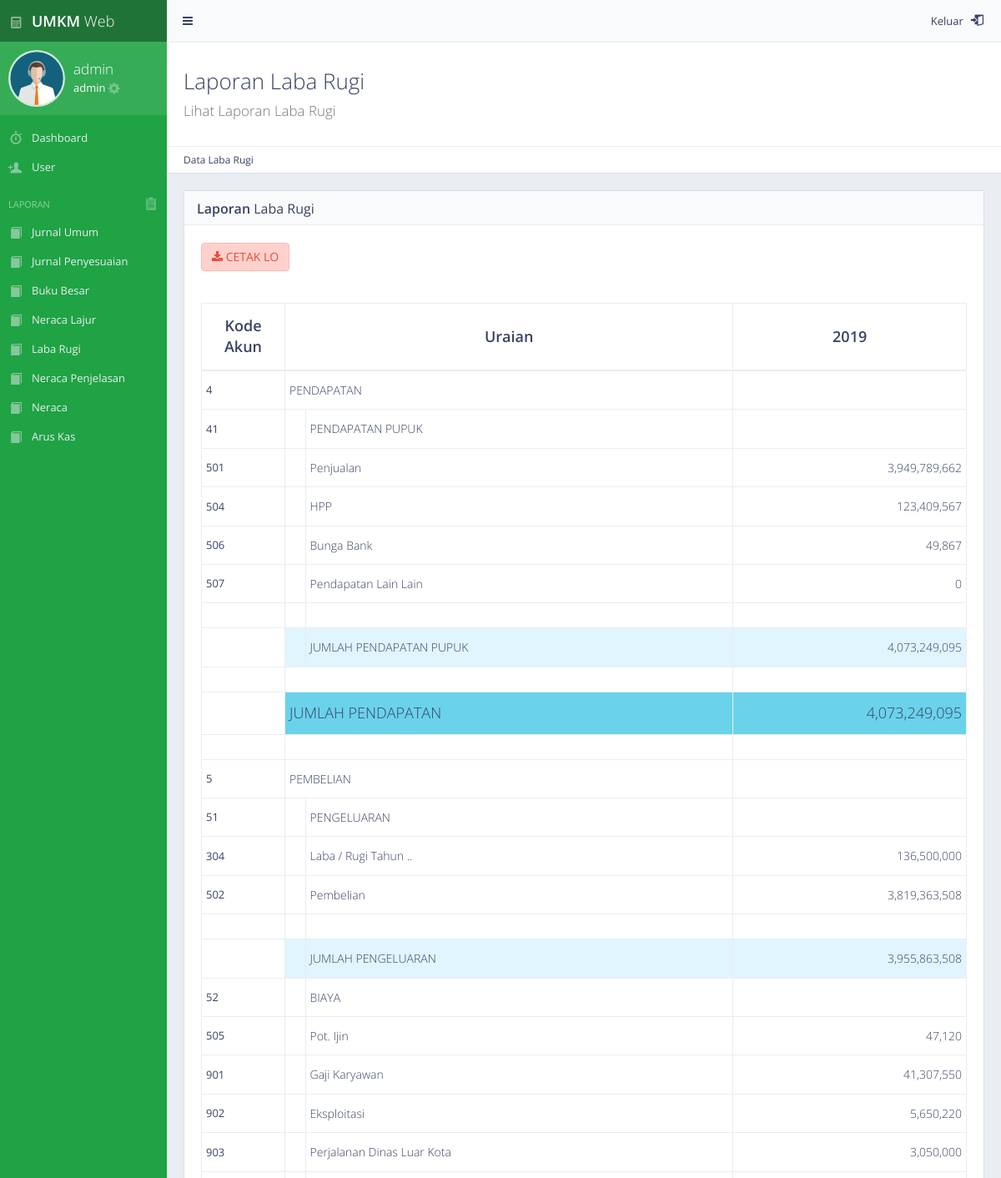
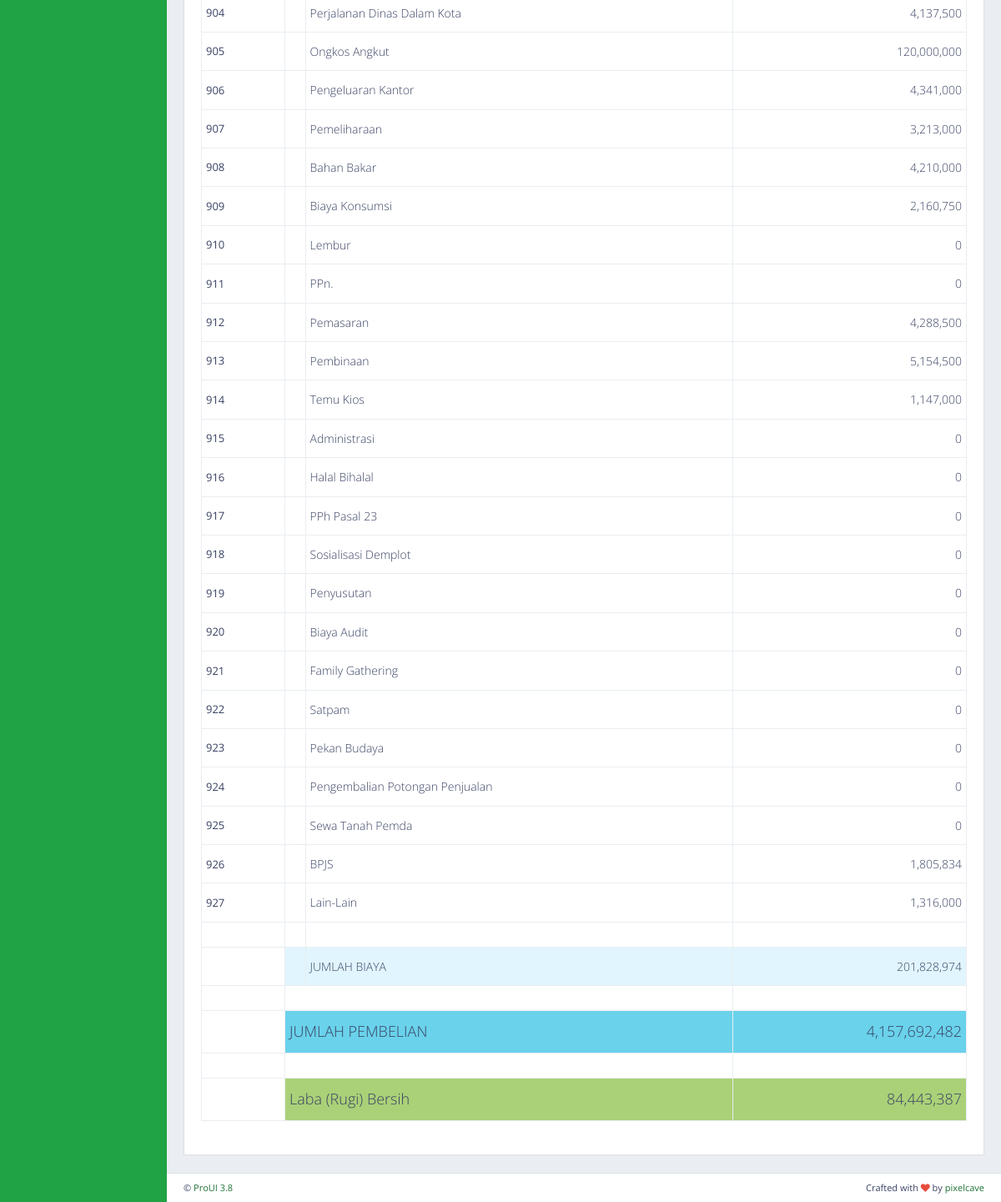
The page /akuntansi/admin_data_labarugi.php (signed in) on the database its author committed (2 pictures, top to bottom).
### tables this page shows
CREATE TABLE `kategori` (
  `nokategori` int(2) DEFAULT NULL,
  `namakategori` varchar(25) DEFAULT NULL
);

CREATE TABLE `subkategori` (
  `idkategori` int(11) NOT NULL AUTO_INCREMENT,
  `laporan` varchar(50) NOT NULL,
  `kategori` int(11) NOT NULL,
  `idsubkategori` int(5) DEFAULT NULL,
  `subkategori` varchar(50) NOT NULL,
  PRIMARY KEY (`idkategori`)
);

CREATE TABLE `akun` (
  `idakun` int(11) NOT NULL AUTO_INCREMENT,
  `kodeakun` varchar(25) NOT NULL,
  `namaakun` text NOT NULL,
  `posisi` enum('debit','kredit','','') NOT NULL,
  `laporan` varchar(20) NOT NULL,
  `neraca` varchar(12) NOT NULL,
  `aruskas` enum('no','Penerimaan','Pengeluaran') NOT NULL,
  PRIMARY KEY (`idakun`)
);

CREATE TABLE `bukubesar` (
  `idbb` int(11) NOT NULL AUTO_INCREMENT,
  `skpd` varchar(100) DEFAULT NULL,
  `kodeakun` varchar(25) DEFAULT NULL,
  `namaakun` text,
  `tgl` date DEFAULT NULL,
  `uraianbb` text,
  `ref` varchar(25) DEFAULT NULL,
  `debit` double(20,2) DEFAULT '0.00',
  `kredit` double(20,2) DEFAULT '0.00',
  `saldo` double(20,2) NOT NULL DEFAULT '0.00',
  `idtrx` int(11) NOT NULL,
  PRIMARY KEY (`idbb`)
);

### akuntansi/admin_data_labarugi.php (the view, shortened to what this page needs)
<?php session_start();
include 'koneksi.php';
if(empty(@$_SESSION['username'])){
        header("Location:login.php");
}else{
?>
<!DOCTYPE html>
 <html class="no-js" lang="en">
    <head>
        <link rel="stylesheet" href="css/bootstrap.min.css">
        <link rel="stylesheet" href="css/plugins.css">
        <link rel="stylesheet" href="css/main.css">
        <link rel="stylesheet" href="css/themes.css">
    </head>
 <body>
        <div id="page-wrapper">
            <div id="page-container" class="sidebar-partial sidebar-visible-lg sidebar-no-animations">
                 <?php
                include "sidebar/sidebar_admin.php";
				?>
                <div id="main-container">
                  <?php
					include "sidebar/header.php";
					?>
                  <div id="page-content">
					<div class="content-header">
                            <div class="header-section">
                                <h1>
                                    <i class=""></i>Laporan Laba Rugi<br><small>Lihat Laporan Laba Rugi</small>
                                </h1>
                            </div>
							</div>
						<ul class="breadcrumb breadcrumb-top">
							<li>Data Laba Rugi</li>
                        </ul>
                        <div class="block full">
                            <div class="block-title">
                                <h2><strong>Laporan</strong> Laba Rugi</h2>
                            </div>
								<a href="export_PDF_lo.php?user=<?php echo base64_encode($nim);?>&id=<?php echo base64_encode($idsoal);?>" title="Download" class="btn btn alert-danger">
								<i class="fa fa-download"></i> CETAK LO</i></a>
							<div class="table-responsive">
                                <?php
								$query2 = "select tgl from transaksi LIMIT 1";
								$result2 = mysqli_query($connect, $query2);
								$row = mysqli_fetch_assoc($result2);
								$date = date_parse_from_format("Y-m-d", $row['tgl']);
								$tgl = "$date[year]";
							?>
							<br>
							<br>
                            <table id="example-datatable" class="table table-vcenter table-condensed table-bordered">
                                <thead>
                                    <tr>
										<th class="text-center" width="100px">Kode Akun</th>
										<th class="text-center" colspan = "2">Uraian</th>
                                        <th class="text-center"><?php echo $tgl;?></th>
                                    </tr>
                                </thead>
                                <tbody>
<?php
$queryidkat = "SELECT kategori FROM subkategori WHERE laporan = 'Laporan laba rugi' GROUP BY kategori;";
$resultidkat = mysqli_query($connect, $queryidkat);
$numrows1 = mysqli_num_rows($resultidkat);
	if($numrows1 > 0){
		$xend = 0;
		while($rowidkat = mysqli_fetch_assoc($resultidkat)){
			$idkat = $rowidkat['kategori'];
			$querynamakat = "SELECT nokategori, UCASE(namakategori) as namakategori FROM kategori WHERE nokategori = '$idkat';";
			$resultnamakat = mysqli_query($connect, $querynamakat);
			while($rownamakat = mysqli_fetch_assoc($resultnamakat)){
				$namakat = $rownamakat['namakategori'];
				$idkat = $rownamakat['nokategori'];
?>
			<tr>
				<td><?php echo $idkat;?></td>
				<td colspan ="2"><h5><?php echo $namakat;?></h5></td>
				<td class="text-center"></td>
            </tr>
<?php
				$xkat = 0;
				$querynamasub = "SELECT idkategori, idsubkategori, UCASE(subkategori) AS subkategori FROM subkategori WHERE laporan = 'Laporan laba rugi' AND kategori = '$idkat' ORDER BY idsubkategori;";
				$resultnamasub = mysqli_query($connect, $querynamasub);
				while($rownamasub = mysqli_fetch_assoc($resultnamasub)){
					$idsubkat = $rownamasub['idsubkategori'];
					$subkat = $rownamasub['subkategori'];
					$idsub = $rownamasub['idkategori'];
?>
			<tr>
				<td><?php echo $idsubkat?></td>
				<td style="border-right:none;"></td>
				<td><h5><?php echo $subkat;?></h5></td>
				<td class="text-center"></td>
			</tr>
<?php
					$xsubkat = 0;
					$queryakun = "SELECT * FROM akun WHERE laporan = '$idsub' ORDER BY kodeakun;";
					$resultakun = mysqli_query($connect, $queryakun);
					while($rowakun = mysqli_fetch_assoc($resultakun)){
						$kodeakun = $rowakun['kodeakun'];
						$namaakun = $rowakun['namaakun'];
						$querytgl = "SELECT MAX(tgl) as tgl FROM bukubesar WHERE kodeakun = '$kodeakun'";
						$resultgl = mysqli_query($connect, $querytgl);
						$rowtgl = mysqli_fetch_assoc($resultgl);
						$tgl = $rowtgl['tgl'];
						$querysaldo = "SELECT saldo FROM bukubesar WHERE tgl = '$tgl' AND kodeakun = '$kodeakun'";
						$resultsaldo = mysqli_query($connect, $querysaldo);
						$rowsaldo = mysqli_fetch_assoc($resultsaldo);
						if($rowsaldo['saldo'] < 0){
							$saldo = $rowsaldo['saldo']*(-1);
						}else{
							$saldo = $rowsaldo['saldo'];
						}
?>
			<tr>
				<td><?php echo $kodeakun;?></td>
				<td style="border-right:none;"></td>
				<td><h5><?php echo $namaakun;?></h5></td>
				<td class="text-right"><h5><?php echo number_format($saldo)."";?></h5></td>
			</tr>
<?php
						$xsubkat = $saldo+$xsubkat;
					}
?>
			<tr>
				<td height="30px"></td>
				<td height="30px" style="border-right:none;"></td>
				<td height="30px"></td>
				<td height="30px"></td>
			</tr>
			<tr>
				<td></td>
				<td style="border-right:none;" bgcolor="#e1f5fe"></td>
				<td bgcolor="#e1f5fe"><h5>JUMLAH <?php echo $subkat;?></h5></td>
				<td class="text-right" bgcolor="#e1f5fe"><h5><?php echo number_format($xsubkat)."";?></h5></td>
			</tr>
<?php
					$xkat = $xkat+$xsubkat;
				}
?>
			<tr>
				<td height="30px"></td>
				<td height="30px" colspan="2"></td>
				<td height="30px"></td>
			</tr>
			<tr>
				<td></td>
				<td colspan="2" bgcolor="#6ad2eb"><h4>JUMLAH <?php echo $namakat;?></h4></td>
				<td class="text-right" bgcolor="#6ad2eb"><h4><?php echo number_format($xkat)."";?></h4></td>
			</tr>
			<tr>
				<td height="30px"></td>
				<td height="30px" colspan="2"></td>
				<td height="30px"></td>
			</tr>
<?php
				$xend = $xkat-$xend;
				$xenda = $xend;
		}
		}
?>
		<tr>
			<td></td>
			<td colspan="2" bgcolor="#aad178"><h4>
			Laba (Rugi) Bersih </h4></td>
			<td class="text-right" bgcolor="#aad178"><h4><?php echo number_format($xenda)."";?></h4></td>
		</tr>
<?php
	}
?>
                     </tbody>
                    </table>
                        </div>
                    </div>
				</div>
				 <?php
					include "sidebar/footer.php";
					?>
                </div>
            </div>
        </div>
    </body>
</html>
<?php
}
?>

### akuntansi/sidebar/sidebar_admin.php
<div id="sidebar">
    <div id="sidebar-scroll">
        <div class="sidebar-content">
            <a href="index_admin.php" class="sidebar-brand">
                <i class="gi gi-calculator"></i><span class="sidebar-nav-mini-hide"><strong>UMKM </strong>Web</span>
            </a>
        <div class="sidebar-section sidebar-user clearfix sidebar-nav-mini-hide">
            <div class="sidebar-user-avatar">
                <a><img src="img/admin.png" alt="avatar"></a>
            </div>
        <?php
            $query = "select * from admin where username = '".$_SESSION['username']."'";
            $result = mysqli_query($connect, $query);
            if($result) {
                while ($row = mysqli_fetch_row($result)){
                    $username = $row[0];
                    $nama = $row[2];
        ?>
            <div class="sidebar-user-name"> <?php echo $username ?></div>
            <div class="sidebar-user-links">
                <?php echo $nama ?> <a href="admin_profil.php?id=<?php echo $username ?>" class="enable-tooltip" data-placement="bottom" title="Settings"><i class="gi gi-cogwheel"></i></a>
            </div>
        </div>
			<?php
			}
			}
			?>
<ul class="sidebar-nav">
    <li>
        <a href="index_admin.php" ><i class="gi gi-stopwatch sidebar-nav-icon"></i><span class="sidebar-nav-mini-hide">Dashboard</span></a>
    </li>
    <li>
        <a href="admin_data_user.php" ><i class="gi gi-user_add  sidebar-nav-icon"></i><span class="sidebar-nav-mini-hide">User</span></a>
    </li>
    <li class="sidebar-header">
        <span class="sidebar-header-options clearfix"></i></a><a  data-toggle="tooltip" title="LIHAT DATA LAPORAN"><i class="gi gi-notes_2"></i></a></span>
        <span class="sidebar-header-title">LAPORAN</span>
    </li>
    <li>
        <a href="admin_data_jurnal_umum.php"><i class="hi hi-book sidebar-nav-icon"></i><span class="sidebar-nav-mini-hide">Jurnal Umum<span></a>
    </li>
    <li>
        <a href="admin_data_jurnal_penyesuaian.php"><i class="hi hi-book sidebar-nav-icon"></i><span class="sidebar-nav-mini-hide">Jurnal Penyesuaian<span></a>
    </li>
    <li>
        <a href="admin_data_buku_besar.php"><i class="hi hi-book sidebar-nav-icon"></i><span class="sidebar-nav-mini-hide">Buku Besar<span></a>
    </li>
     <li>
        <a href="admin_data_neraca.php"><i class="hi hi-book sidebar-nav-icon"></i><span class="sidebar-nav-mini-hide">Neraca Lajur<span></a>
    </li>
    <li>
    <li>
        <a href="admin_data_labarugi.php"><i class="hi hi-book sidebar-nav-icon"></i><span class="sidebar-nav-mini-hide">Laba Rugi<span></a>
    </li>
    <li>
        <a href="admin_data_neraca.php"><i class="hi hi-book sidebar-nav-icon"></i><span class="sidebar-nav-mini-hide">Neraca Penjelasan<span></a>
    </li>
    <li>
        <a href="admin_data_neraca.php"><i class="hi hi-book sidebar-nav-icon"></i><span class="sidebar-nav-mini-hide">Neraca<span></a>
    </li>
    <li>
        <a href="admin_data_aruskas.php"><i class="hi hi-book sidebar-nav-icon"></i><span class="sidebar-nav-mini-hide">Arus Kas<span></a>
    </li>
    </li>
</ul>
</div>
</div>
</div>

### rows shown on the page
kategori: nokategori "4", namakat "PENDAPATAN", xkat "4,073,249,095"
subkategori: idsubkategori "41", subkat "PENDAPATAN PUPUK", xsubkat "4,073,249,095"
akun: kodeakun "501", namaakun "Penjualan", bukubesar.saldo "3,949,789,662"
akun: kodeakun "504", namaakun "HPP", bukubesar.saldo "123,409,567"
akun: kodeakun "506", namaakun "Bunga Bank", bukubesar.saldo "49,867"
akun: kodeakun "507", namaakun "Pendapatan Lain Lain", saldo "0"
kategori: nokategori "5", namakat "PEMBELIAN", xkat "4,157,692,482"
subkategori: idsubkategori "51", subkat "PENGELUARAN", xsubkat "3,955,863,508"
akun: kodeakun "304", namaakun "Laba / Rugi Tahun ..", bukubesar.saldo "136,500,000"
akun: kodeakun "502", namaakun "Pembelian", bukubesar.saldo "3,819,363,508"
subkategori: idsubkategori "52", subkat "BIAYA", xsubkat "201,828,974"
akun: kodeakun "505", namaakun "Pot. Ijin", bukubesar.saldo "47,120"
akun: kodeakun "901", namaakun "Gaji Karyawan", bukubesar.saldo "41,307,550"
akun: kodeakun "902", namaakun "Eksploitasi", bukubesar.saldo "5,650,220"
akun: kodeakun "903", namaakun "Perjalanan Dinas Luar Kota", bukubesar.saldo "3,050,000"
akun: kodeakun "904", namaakun "Perjalanan Dinas Dalam Kota", bukubesar.saldo "4,137,500"
akun: kodeakun "905", namaakun "Ongkos Angkut", bukubesar.saldo "120,000,000"
akun: kodeakun "906", namaakun "Pengeluaran Kantor", bukubesar.saldo "4,341,000"
akun: kodeakun "907", namaakun "Pemeliharaan", bukubesar.saldo "3,213,000"
akun: kodeakun "908", namaakun "Bahan Bakar", bukubesar.saldo "4,210,000"
akun: kodeakun "909", namaakun "Biaya Konsumsi", bukubesar.saldo "2,160,750"
akun: kodeakun "910", namaakun "Lembur", saldo "0"
akun: kodeakun "911", namaakun "PPn.", saldo "0"
akun: kodeakun "912", namaakun "Pemasaran", bukubesar.saldo "4,288,500"
akun: kodeakun "913", namaakun "Pembinaan", bukubesar.saldo "5,154,500"
akun: kodeakun "914", namaakun "Temu Kios", bukubesar.saldo "1,147,000"
akun: kodeakun "915", namaakun "Administrasi", saldo "0"
akun: kodeakun "916", namaakun "Halal Bihalal", saldo "0"
akun: kodeakun "917", namaakun "PPh Pasal 23", saldo "0"
akun: kodeakun "918", namaakun "Sosialisasi Demplot", saldo "0"
akun: kodeakun "919", namaakun "Penyusutan", saldo "0"
akun: kodeakun "920", namaakun "Biaya Audit", saldo "0"
akun: kodeakun "921", namaakun "Family Gathering", saldo "0"
akun: kodeakun "922", namaakun "Satpam", saldo "0"
akun: kodeakun "923", namaakun "Pekan Budaya", saldo "0"
akun: kodeakun "924", namaakun "Pengembalian Potongan Penjualan", saldo "0"
akun: kodeakun "925", namaakun "Sewa Tanah Pemda", saldo "0"
akun: kodeakun "926", namaakun "BPJS", bukubesar.saldo "1,805,834"
akun: kodeakun "927", namaakun "Lain-Lain", bukubesar.saldo "1,316,000"

### other values the page prints
$username "admin"
$nama "admin"
$tgl "2019"
$xenda "84,443,387"
